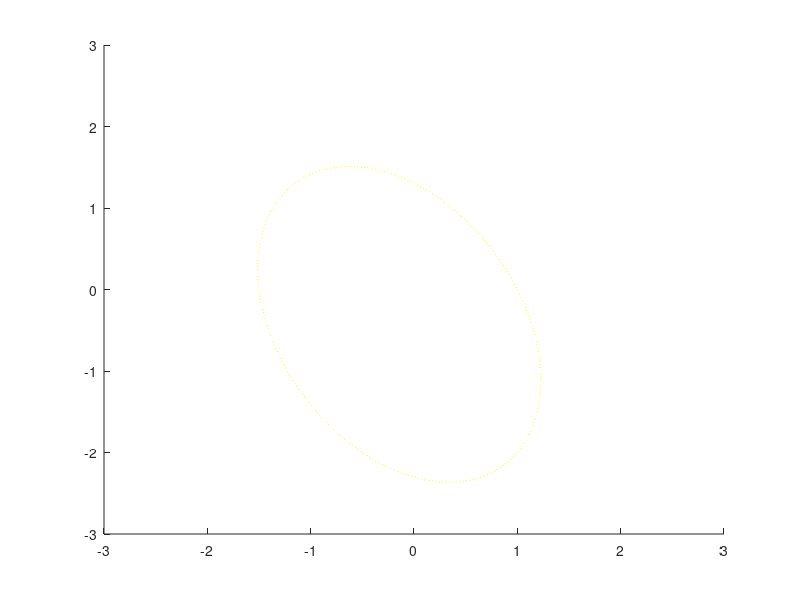

The MATLAB script that drew this image:
clear; clc;

x1 = -3:0.05:3;
x2 = -3:0.05:3;
[x1,x2] = meshgrid(x1,x2);

func = @(x,y) 2*x^2 + 1*y^2 + 1*x*y + 1*x + 1*y - 3;

z = arrayfun(func,x1,x2);

figure(); hold on;
contour(x1,x2,z,[0 0],'y:');